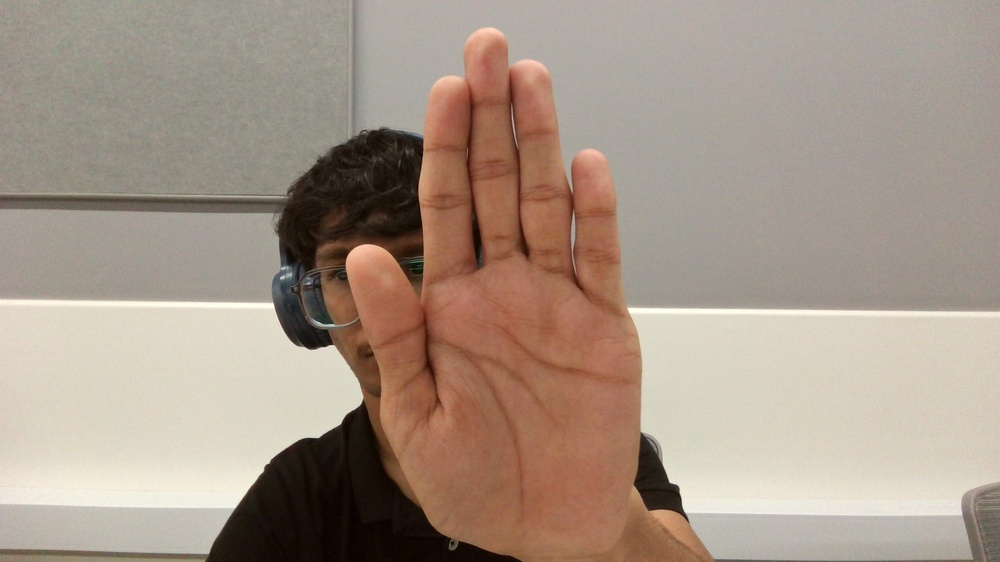
#> input picture cv/data/sample1.jpg, 1000 x 562 px, shrunk from 2560 x 1440 before the run, found by its file name
$ python preprocessing.py
#> lines starting #> are read from the running program, lines starting #| are printed output that depends on the picture
import cv2
import numpy as np
from PIL import Image

def preprocess_palm_image(image_path):
    # Load image
#> called with image_path = 'data/sample1.jpg'
    image = cv2.imread(image_path)
#> image is the input picture: shape (562, 1000, 3); mean B, G, R 135.5, 149.7, 166.1
    if image is None:
        raise ValueError("Failed to load image")

    # Convert to grayscale
    gray = cv2.cvtColor(image, cv2.COLOR_BGR2GRAY)
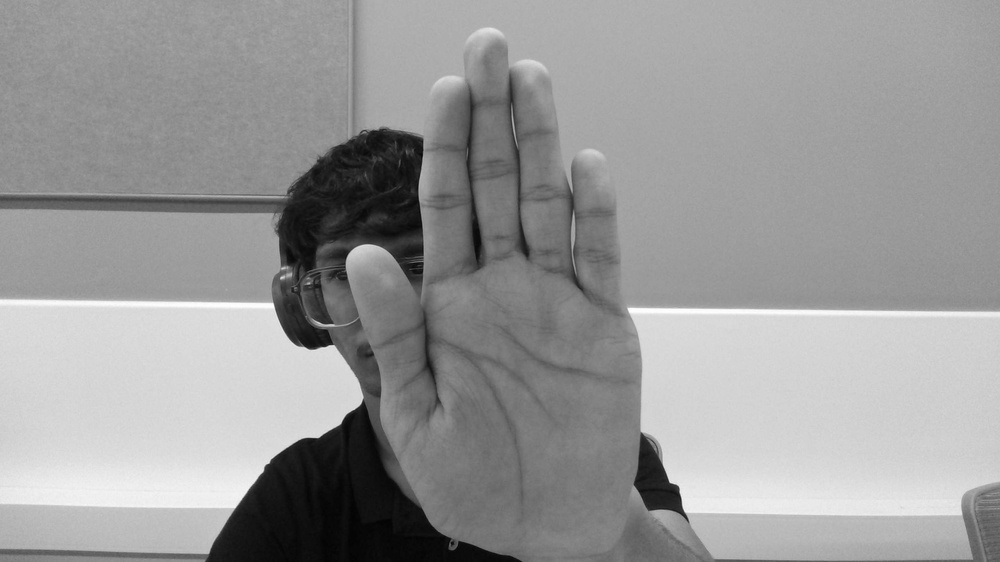
#> gray: shape (562, 1000); min 3, max 254, mean 153

    # Enhance contrast
    gray = cv2.equalizeHist(gray)
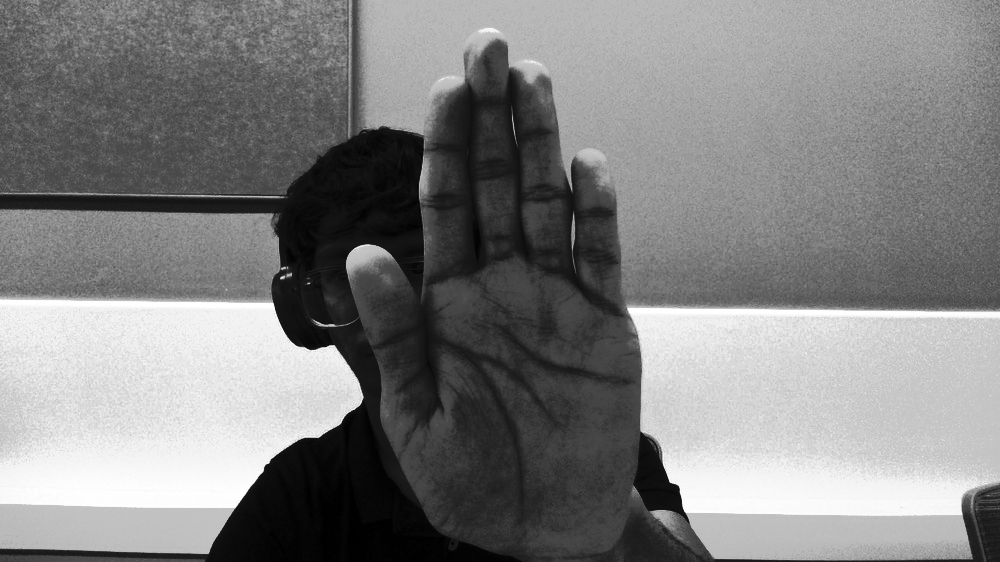
#> gray: shape (562, 1000); min 0, max 255, mean 128.7


    # Apply CLAHE for local contrast enhancement
    clahe = cv2.createCLAHE(clipLimit=1.5, tileGridSize=(8,8))
    enhanced = clahe.apply(gray)
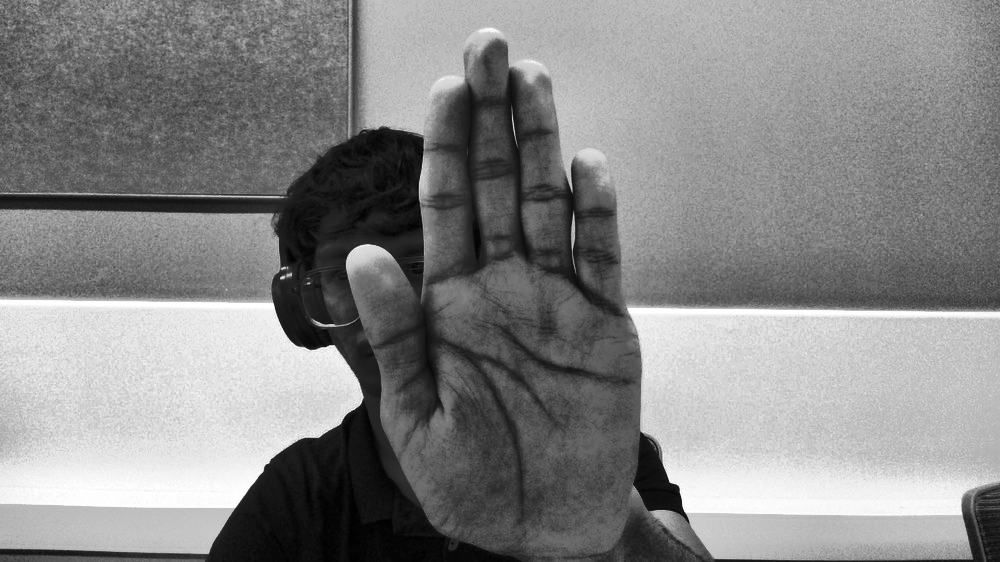
#> enhanced: shape (562, 1000); min 1, max 255, mean 134.5

    # Apply Unsharp Masking to sharpen lines
    blurred = cv2.GaussianBlur(enhanced, (9, 9), 20.0)
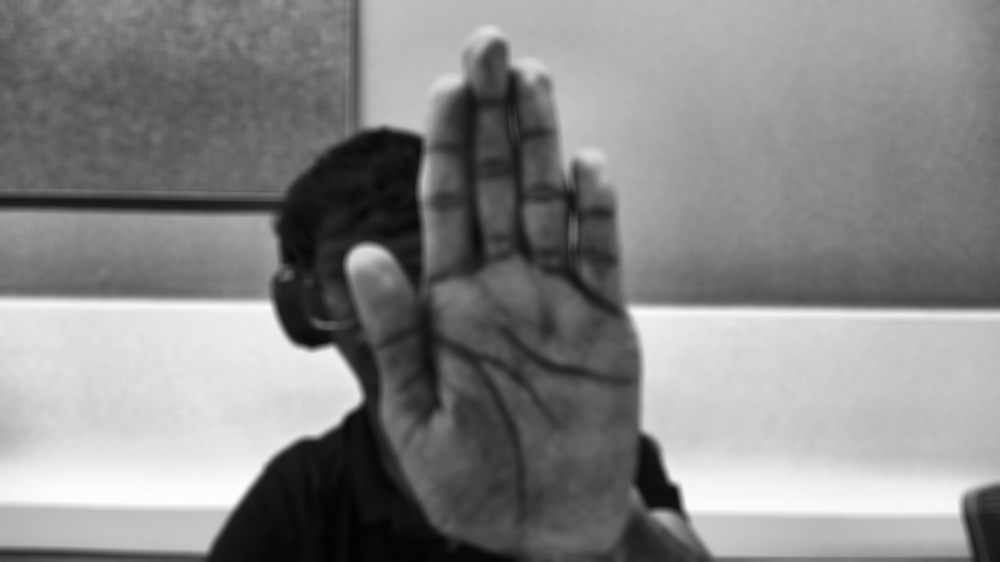
#> blurred: shape (562, 1000); min 2, max 254, mean 134.5
    sharpened = cv2.addWeighted(enhanced, 2.0, blurred, -0.75, 0)
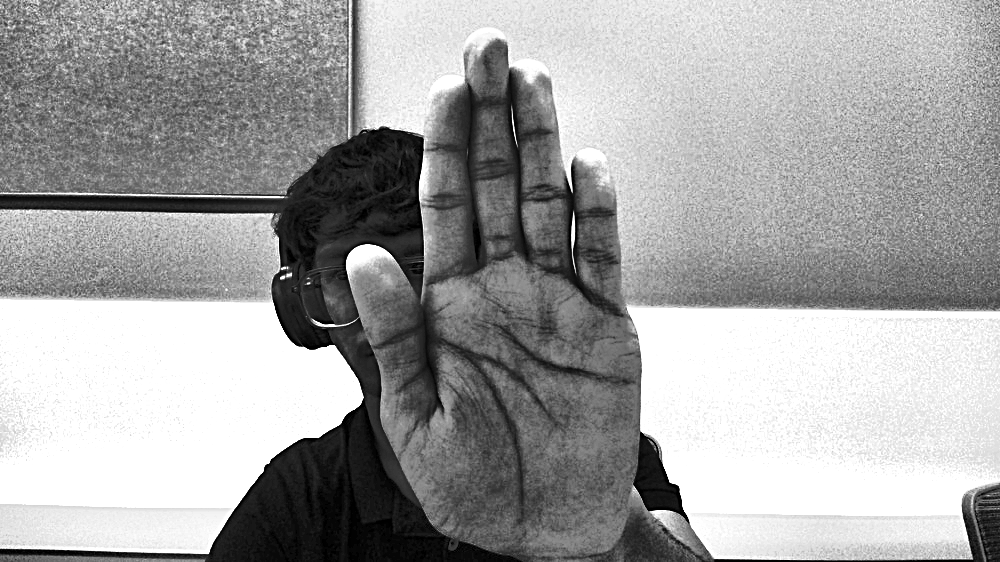
#> sharpened: shape (562, 1000); min 0, max 255, mean 162.4

    # Apply Canny Edge Detection
    edges = cv2.Canny(sharpened, threshold1=80, threshold2=150)
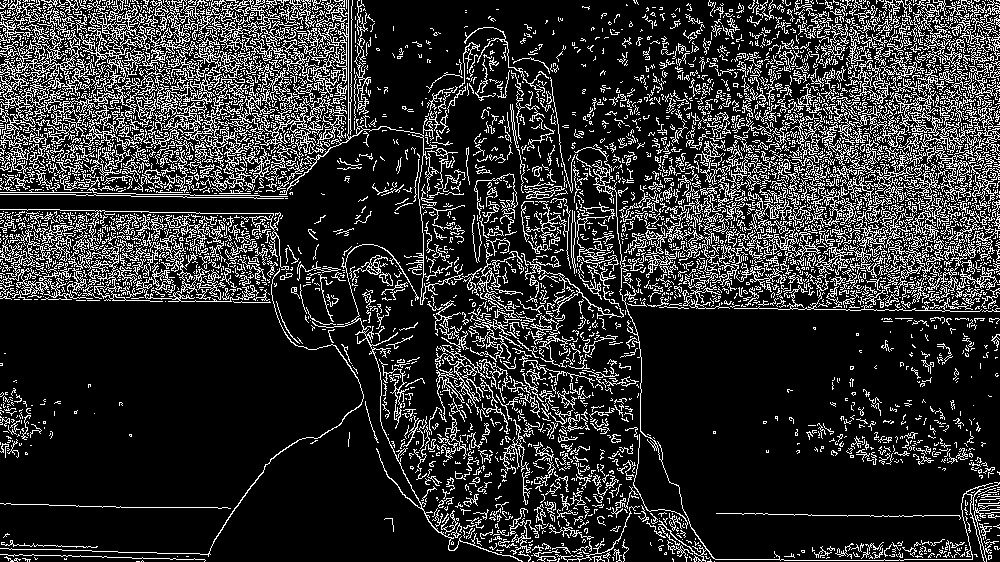
#> edges: shape (562, 1000); 18.7% white in thin lines or dots

    # Save or return preprocessed image
    cv2.imwrite("preprocessed_edges.jpg", edges)
    return edges

# Example usage
preprocessed_image = preprocess_palm_image("data/sample1.jpg")
